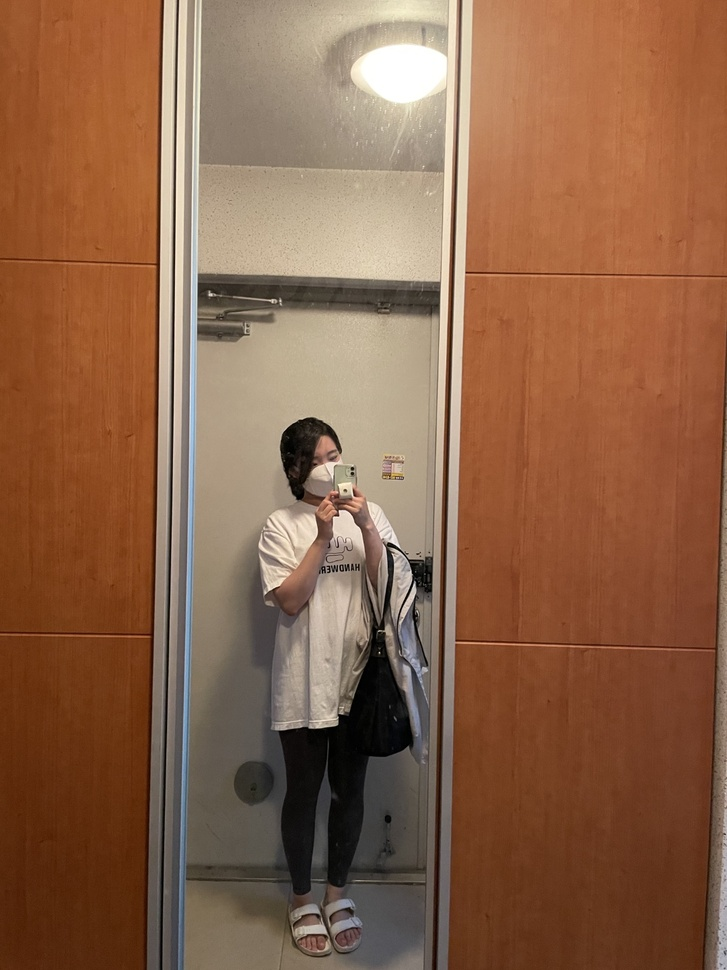
#> input picture openCV/Image/hani_03.jpg, 727 x 970 px, shrunk from 1080 x 1440 before the run
$ jupyter execute '06. 회전.ipynb'
#> lines starting #> are read from the running program, lines starting #| are printed output that depends on the picture
[cell 1]
import cv2

src = cv2.imread("Image/hani_03.jpg", cv2.IMREAD_COLOR)
#> src is the input picture: shape (970, 727, 3); mean B, G, R 73, 99.4, 139.8

height, width, channel = src.shape
#> height = 970; width = 727; channel = 3
matrix = cv2.getRotationMatrix2D((width/2, height/2), 90, 1)
dst = cv2.warpAffine(src, matrix, (width, height))
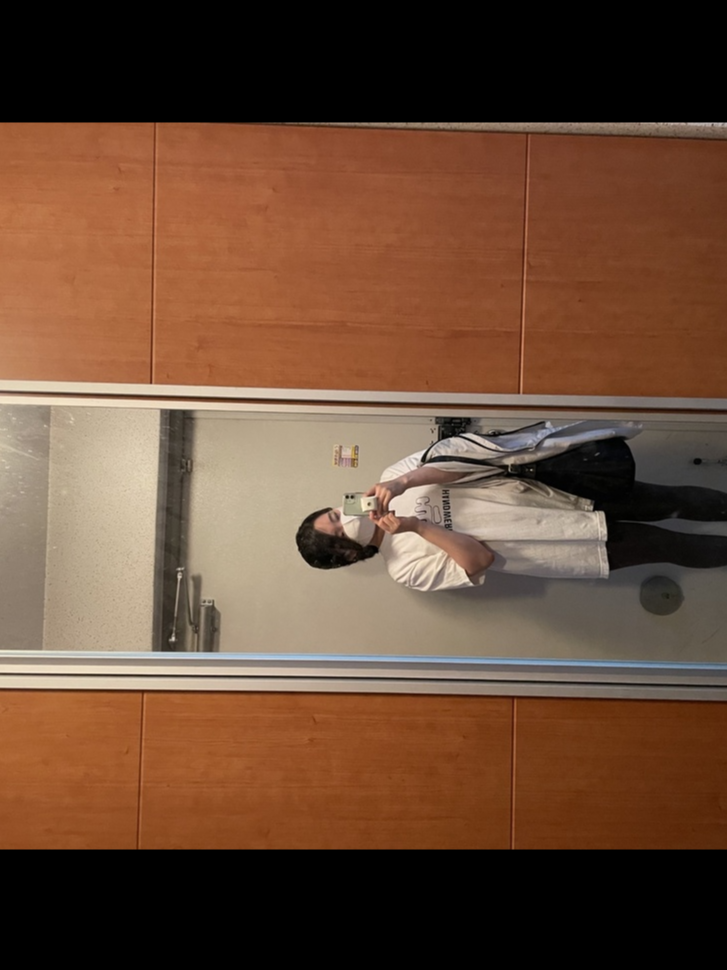
#> dst: shape (970, 727, 3); mean B, G, R 54.5, 74.6, 105.7

cv2.imshow("src", src)
cv2.imshow("dst", dst)
cv2.waitKey()
cv2.destroyAllWindows()


$ run again, with openCV/Image/hani_01.jpg copied over openCV/Image/hani_03.jpg
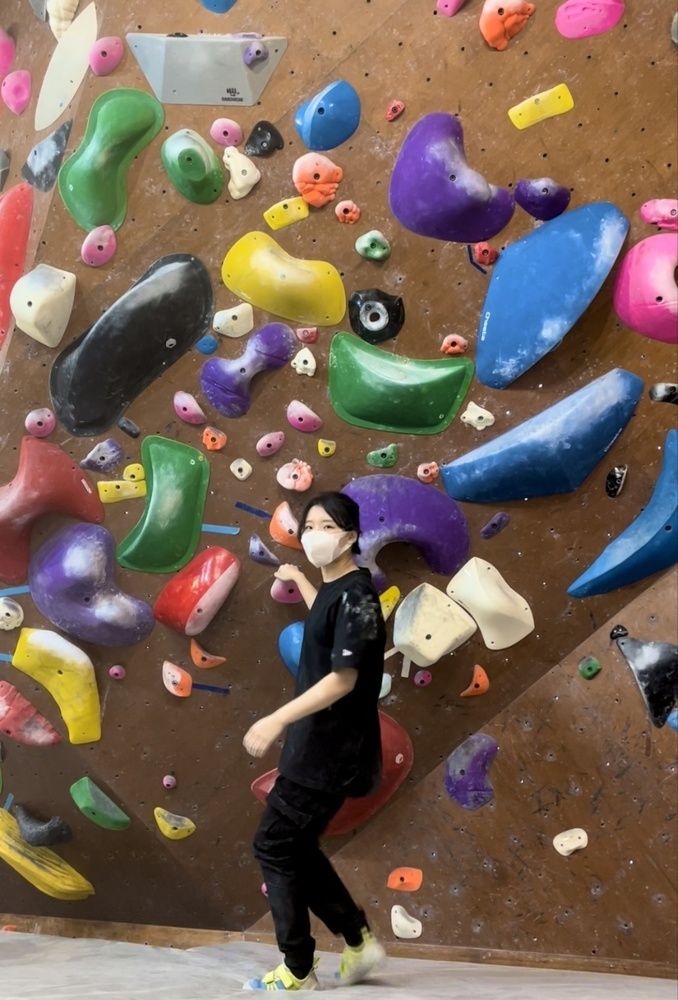
#> input picture openCV/Image/hani_01.jpg, 678 x 1000 px, shrunk from 977 x 1440 before the run
#> src is the input picture: shape (1000, 678, 3); mean B, G, R 87.8, 100.1, 119.2
#> `dst = cv2.warpAffine(src, matrix, (width, height))`:
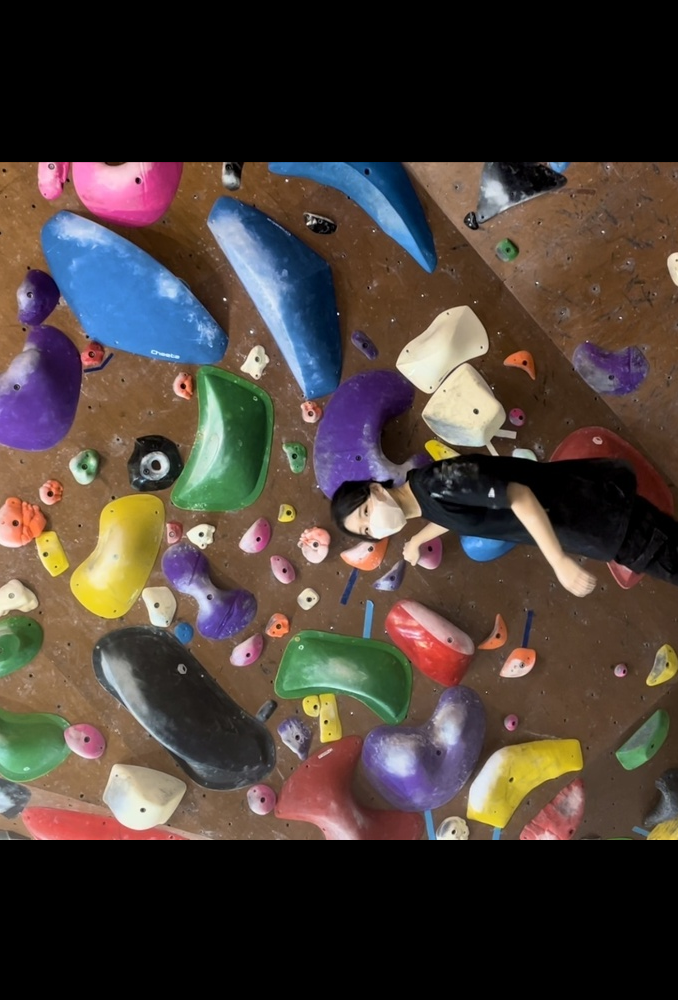
#> dst: shape (1000, 678, 3); mean B, G, R 56.3, 62.4, 73.7

$ run again, with openCV/Image/beach.jpg copied over openCV/Image/hani_03.jpg
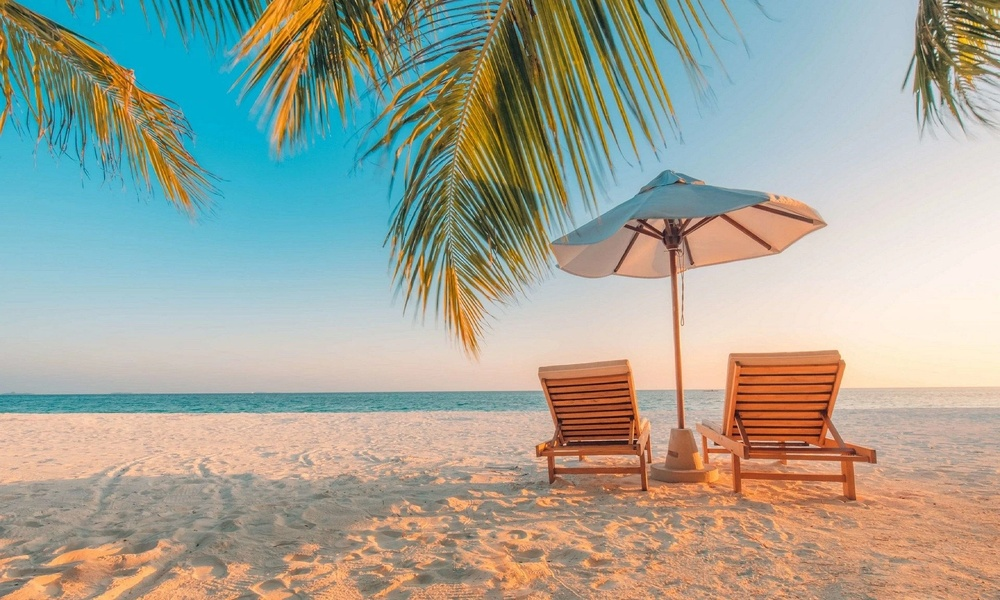
#> input picture openCV/Image/beach.jpg, 1000 x 600 px, shrunk from 1920 x 1152 before the run
#> src is the input picture: shape (600, 1000, 3); mean B, G, R 152.1, 165, 162.8
#> `dst = cv2.warpAffine(src, matrix, (width, height))`:
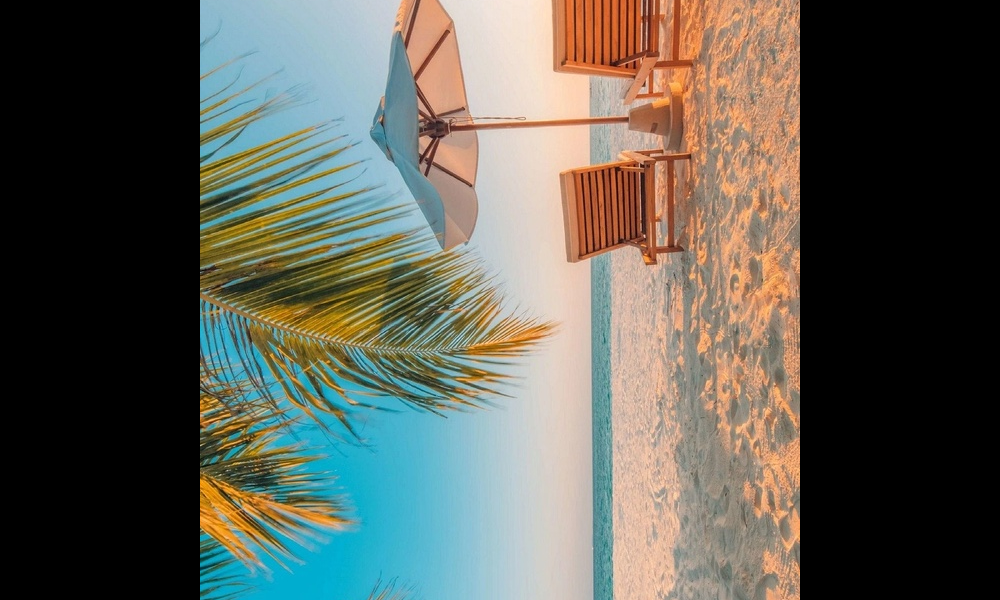
#> dst: shape (600, 1000, 3); mean B, G, R 84.7, 93.7, 93.4
